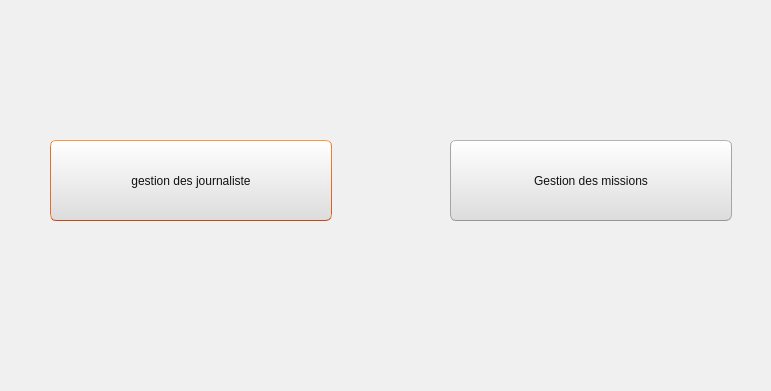
<?xml version="1.0" encoding="UTF-8"?>
<ui version="4.0">
 <class>mission_journaliste</class>
 <widget class="QDialog" name="mission_journaliste">
  <property name="geometry">
   <rect>
    <x>0</x>
    <y>0</y>
    <width>771</width>
    <height>391</height>
   </rect>
  </property>
  <property name="windowTitle">
   <string>Dialog</string>
  </property>
  <property name="styleSheet">
   <string notr="true">QMainWindow {
	background-color:#f0f0f0;
}
QCheckBox {
	padding:2px;
}
QCheckBox:hover {
	border-radius:4px;
	border-style:solid;
	border-width:1px;
	padding-left: 1px;
	padding-right: 1px;
	padding-bottom: 1px;
	padding-top: 1px;
	border-color: rgb(255,150,60);
	background-color:qlineargradient(spread:pad, x1:0.5, y1:1, x2:0.5, y2:0, stop:0 rgba(190, 90, 50, 50), stop:1 rgba(250, 130, 40, 50));
}
QCheckBox::indicator:checked {
	border-radius:4px;
	border-style:solid;
	border-width:1px;
	border-color: rgb(246, 134, 86);
  	background-color:rgb(246, 134, 86)
}
QCheckBox::indicator:unchecked {
	border-radius:4px;
	border-style:solid;
	border-width:1px;
	border-color:rgb(246, 134, 86);
  	background-color:rgb(255,255,255);
}
QColorDialog {
	background-color:#f0f0f0;
}
QComboBox {
	color:rgb(81,72,65);
	background: #ffffff;
}
QComboBox:editable {
	background: #ffffff;
	color: rgb(81,72,65);
	selection-color:rgb(81,72,65);
	selection-background-color: #ffffff;
}
QComboBox QAbstractItemView {
	color:rgb(81,72,65);	
	background: #ffffff;
	selection-color: #ffffff;
	selection-background-color: rgb(246, 134, 86);
}
QComboBox:!editable:on, QComboBox::drop-down:editable:on {
	color:  #1e1d23;	
	background: #ffffff;
}
QDateTimeEdit {
	color:rgb(81,72,65);
	background-color: #ffffff;
}
QDateEdit {
	color:rgb(81,72,65);
	background-color: #ffffff;
}
QDialog {
	background-color:#f0f0f0;
}
QDoubleSpinBox {
	color:rgb(81,72,65);
	background-color: #ffffff;
}
QFontComboBox {
	color:rgb(81,72,65);
	background-color: #ffffff;
}
QLabel {
	color:rgb(17,17,17);
}
QLineEdit {
	background-color:rgb(255,255,255);
	selection-background-color:rgb(236,116,64);
	color:rgb(17,17,17);
}
QMenuBar {
	color:rgb(223,219,210);
	background-color:rgb(65,64,59);
}
QMenuBar::item {
	padding-top:4px;
	padding-left:4px;
	padding-right:4px;
	color:rgb(223,219,210);
	background-color:rgb(65,64,59);
}
QMenuBar::item:selected {
	color:rgb(255,255,255);
	padding-top:2px;
	padding-left:2px;
	padding-right:2px;
	border-top-width:2px;
	border-left-width:2px;
	border-right-width:2px;
	border-top-right-radius:4px;
	border-top-left-radius:4px;
	border-style:solid;
	background-color:rgb(65,64,59);
	border-top-color: rgb(47,47,44);
	border-right-color: qlineargradient(spread:pad, x1:0, y1:1, x2:1, y2:0, stop:0 rgba(90, 87, 78, 255), stop:1 rgba(47,47,44, 255));
	border-left-color:  qlineargradient(spread:pad, x1:1, y1:0, x2:0, y2:0, stop:0 rgba(90, 87, 78, 255), stop:1 rgba(47,47,44, 255));
}
QMenu {
	color:rgb(223,219,210);
	background-color:rgb(65,64,59);
}
QMenu::item {
	color:rgb(223,219,210);
	padding-left:20px;
	padding-top:4px;
	padding-bottom:4px;
	padding-right:10px;
}
QMenu::item:selected {
	color:rgb(255,255,255);
	background-color: qlineargradient(spread:pad, x1:0.5, y1:1, x2:0.5, y2:0, stop:0 rgba(225, 108, 54, 255), stop:1 rgba(246, 134, 86, 255));
	border-style:solid;
	border-width:3px;
	padding-left:17px;
	padding-top:4px;
	padding-bottom:4px;
	padding-right:7px;
	border-bottom-color:qlineargradient(spread:pad, x1:0.5, y1:1, x2:0.5, y2:0, stop:0 rgba(175,85,48,255), stop:1 rgba(236,114,67, 255));
	border-top-color:qlineargradient(spread:pad, x1:0.5, y1:1, x2:0.5, y2:0, stop:0 rgba(253,156,113,255), stop:1 rgba(205,90,46, 255));
	border-right-color:qlineargradient(spread:pad, x1:0, y1:0.5, x2:1, y2:0.5, stop:0 rgba(253,156,113,255), stop:1 rgba(205,90,46, 255));
	border-left-color:qlineargradient(spread:pad, x1:1, y1:0.5, x2:0, y2:0.5, stop:0 rgba(253,156,113,255), stop:1 rgba(205,90,46, 255));
}
QPlainTextEdit {
	border-width: 1px;
	border-style: solid;
	border-color:transparent;
	color:rgb(17,17,17);
	selection-background-color:rgb(236,116,64);
}
QProgressBar {
	text-align: center;
	color: rgb(0, 0, 0);
	border-width: 1px; 
	border-radius: 10px;
	border-style: inset;
	border-color: rgb(150,150,150);
	background-color:rgb(221,221,219);
}
QProgressBar::chunk:horizontal {
	background-color: qlineargradient(spread:pad, x1:0.5, y1:1, x2:0.5, y2:0, stop:0 rgba(225, 108, 54, 255), stop:1 rgba(246, 134, 86, 255));
	border-style: solid;
	border-radius:8px;
	border-width:1px;
	border-bottom-color:qlineargradient(spread:pad, x1:0.5, y1:1, x2:0.5, y2:0, stop:0 rgba(175,85,48,255), stop:1 rgba(236,114,67, 255));
	border-top-color:qlineargradient(spread:pad, x1:0.5, y1:1, x2:0.5, y2:0, stop:0 rgba(253,156,113,255), stop:1 rgba(205,90,46, 255));
	border-right-color:qlineargradient(spread:pad, x1:0, y1:0.5, x2:1, y2:0.5, stop:0 rgba(253,156,113,255), stop:1 rgba(205,90,46, 255));
	border-left-color:qlineargradient(spread:pad, x1:1, y1:0.5, x2:0, y2:0.5, stop:0 rgba(253,156,113,255), stop:1 rgba(205,90,46, 255));
}
QPushButton{
	color:rgb(17,17,17);
	border-width: 1px;
	border-radius: 6px;
	border-bottom-color: rgb(150,150,150);
	border-right-color: rgb(165,165,165);
	border-left-color: rgb(165,165,165);
	border-top-color: rgb(180,180,180);
	border-style: solid;
	padding: 4px;
	background-color: qlineargradient(spread:pad, x1:0.5, y1:1, x2:0.5, y2:0, stop:0 rgba(220, 220, 220, 255), stop:1 rgba(255, 255, 255, 255));
}
QPushButton:hover{
	color:rgb(17,17,17);
	border-width: 1px;
	border-radius:6px;
	border-top-color: rgb(255,150,60);
	border-right-color: qlineargradient(spread:pad, x1:0, y1:1, x2:1, y2:0, stop:0 rgba(200, 70, 20, 255), stop:1 rgba(255,150,60, 255));
	border-left-color:  qlineargradient(spread:pad, x1:1, y1:0, x2:0, y2:0, stop:0 rgba(200, 70, 20, 255), stop:1 rgba(255,150,60, 255));
	border-bottom-color: rgb(200,70,20);
	border-style: solid;
	padding: 2px;
	background-color: qlineargradient(spread:pad, x1:0.5, y1:1, x2:0.5, y2:0, stop:0 rgba(220, 220, 220, 255), stop:1 rgba(255, 255, 255, 255));
}
QPushButton:default{
	color:rgb(17,17,17);
	border-width: 1px;
	border-radius:6px;
	border-top-color: rgb(255,150,60);
	border-right-color: qlineargradient(spread:pad, x1:0, y1:1, x2:1, y2:0, stop:0 rgba(200, 70, 20, 255), stop:1 rgba(255,150,60, 255));
	border-left-color:  qlineargradient(spread:pad, x1:1, y1:0, x2:0, y2:0, stop:0 rgba(200, 70, 20, 255), stop:1 rgba(255,150,60, 255));
	border-bottom-color: rgb(200,70,20);
	border-style: solid;
	padding: 2px;
	background-color: qlineargradient(spread:pad, x1:0.5, y1:1, x2:0.5, y2:0, stop:0 rgba(220, 220, 220, 255), stop:1 rgba(255, 255, 255, 255));
}
QPushButton:pressed{
	color:rgb(17,17,17);
	border-width: 1px;
	border-radius: 6px;
	border-width: 1px;
	border-top-color: rgba(255,150,60,200);
	border-right-color: qlineargradient(spread:pad, x1:0, y1:1, x2:1, y2:0, stop:0 rgba(200, 70, 20, 255), stop:1 rgba(255,150,60, 200));
	border-left-color:  qlineargradient(spread:pad, x1:1, y1:0, x2:0, y2:0, stop:0 rgba(200, 70, 20, 255), stop:1 rgba(255,150,60, 200));
	border-bottom-color: rgba(200,70,20,200);
	border-style: solid;
	padding: 2px;
	background-color: qlineargradient(spread:pad, x1:0.5, y1:0, x2:0.5, y2:1, stop:0 rgba(220, 220, 220, 255), stop:1 rgba(255, 255, 255, 255));
}
QPushButton:disabled{
	color:rgb(174,167,159);
	border-width: 1px;
	border-radius: 6px;
	background-color: qlineargradient(spread:pad, x1:0.5, y1:1, x2:0.5, y2:0, stop:0 rgba(200, 200, 200, 255), stop:1 rgba(230, 230, 230, 255));
}
QRadioButton {
	padding: 1px;
}
QRadioButton::indicator:checked {
	height: 10px;
	width: 10px;
	border-style:solid;
	border-radius:5px;
	border-width: 1px;
	border-color: rgba(246, 134, 86, 255);
	color: #a9b7c6;
	background-color:rgba(246, 134, 86, 255);
}
QRadioButton::indicator:!checked {
	height: 10px;
	width: 10px;
	border-style:solid;
	border-radius:5px;
	border-width: 1px;
	border-color: rgb(246, 134, 86);
	color: #a9b7c6;
	background-color: transparent;
}
QScrollArea {
	color: #FFFFFF;
	background-color:#f0f0f0;
}
QSlider::groove {
	border-style: solid;
	border-width: 1px;
	border-color: rgb(207,207,207);
}
QSlider::groove:horizontal {
	height: 5px;
	background: rgb(246, 134, 86);
}
QSlider::groove:vertical {
	width: 5px;
	background: rgb(246, 134, 86);
}
QSlider::handle:horizontal {
	background: rgb(253,253,253);
	border-style: solid;
	border-width: 1px;
	border-color: rgb(207,207,207);
	width: 12px;
	margin: -5px 0;
	border-radius: 7px;
}
QSlider::handle:vertical {
	background: rgb(253,253,253);
	border-style: solid;
	border-width: 1px;
	border-color: rgb(207,207,207);
	height: 12px;
	margin: 0 -5px;
	border-radius: 7px;
}
QSlider::add-page:horizontal {
 	background: white;
}
QSlider::add-page:vertical {
	background: white;
}
QSlider::sub-page:horizontal {
	background: rgb(246, 134, 86);
}
QSlider::sub-page:vertical {
  	background: rgb(246, 134, 86);
}
QStatusBar {
	color:rgb(81,72,65);
}
QSpinBox {
	color:rgb(81,72,65);
	background-color: #ffffff;
}
QScrollBar:horizontal {
	max-height: 20px;
	border: 1px transparent grey;
	margin: 0px 20px 0px 20px;
}
QScrollBar::handle:horizontal {
	background: rgb(253,253,253);
	border-style: solid;
	border-width: 1px;
	border-color: rgb(207,207,207);
	border-radius: 7px;
	min-width: 25px;
}
QScrollBar::handle:horizontal:hover {
	background: rgb(253,253,253);
	border-style: solid;
	border-width: 1px;
	border-color: rgb(255,150,60);
	border-radius: 7px;
	min-width: 25px;
}
QScrollBar::add-line:horizontal {
  	border: 1px solid;
  	border-color: rgb(207,207,207);
  	border-top-right-radius: 7px;
  	border-top-left-radius: 7px;
  	border-bottom-right-radius: 7px;
  	background: rgb(255, 255, 255);
  	width: 20px;
  	subcontrol-position: right;
  	subcontrol-origin: margin;
}
QScrollBar::add-line:horizontal:hover {
  	border: 1px solid;
  	border-top-right-radius: 7px;
  	border-top-left-radius: 7px;
  	border-bottom-right-radius: 7px;
  	border-color: rgb(255,150,60);
  	background: rgb(255, 255, 255);
  	width: 20px;
  	subcontrol-position: right;
  	subcontrol-origin: margin;
}
QScrollBar::add-line:horizontal:pressed {
  	border: 1px solid grey;
  	border-top-left-radius: 7px;
  	border-top-right-radius: 7px;
  	border-bottom-right-radius: 7px;
  	background: rgb(231,231,231);
  	width: 20px;
  	subcontrol-position: right;
  	subcontrol-origin: margin;
}
QScrollBar::sub-line:horizontal {
  	border: 1px solid;
  	border-color: rgb(207,207,207);
  	border-top-right-radius: 7px;
  	border-top-left-radius: 7px;
  	border-bottom-left-radius: 7px;
  	background: rgb(255, 255, 255);
  	width: 20px;
  	subcontrol-position: left;
  	subcontrol-origin: margin;
}
QScrollBar::sub-line:horizontal:hover {
  	border: 1px solid;
  	border-color: rgb(255,150,60);
  	border-top-right-radius: 7px;
  	border-top-left-radius: 7px;
  	border-bottom-left-radius: 7px;
  	background: rgb(255, 255, 255);
  	width: 20px;
  	subcontrol-position: left;
  	subcontrol-origin: margin;
}
QScrollBar::sub-line:horizontal:pressed {
  	border: 1px solid grey;
  	border-top-right-radius: 7px;
  	border-top-left-radius: 7px;
  	border-bottom-left-radius: 7px;
  	background: rgb(231,231,231);
  	width: 20px;
  	subcontrol-position: left;
  	subcontrol-origin: margin;
}
QScrollBar::left-arrow:horizontal {
  	border: 1px transparent grey;
  	border-top-left-radius: 3px;
  	border-bottom-left-radius: 3px;
  	width: 6px;
  	height: 6px;
  	background: rgb(230,230,230);
}
QScrollBar::right-arrow:horizontal {
	border: 1px transparent grey;
	border-top-right-radius: 3px;
	border-bottom-right-radius: 3px;
  	width: 6px;
  	height: 6px;
 	background: rgb(230,230,230);
}
QScrollBar::add-page:horizontal, QScrollBar::sub-page:horizontal {
 	background: none;
} 
QScrollBar:vertical {
	max-width: 20px;
	border: 1px transparent grey;
	margin: 20px 0px 20px 0px;
}
QScrollBar::add-line:vertical {
	border: 1px solid;
	border-color: rgb(207,207,207);
	border-bottom-right-radius: 7px;
	border-bottom-left-radius: 7px;
	border-top-left-radius: 7px;
	background: rgb(255, 255, 255);
  	height: 20px;
  	subcontrol-position: bottom;
  	subcontrol-origin: margin;
}
QScrollBar::add-line:vertical:hover {
  	border: 1px solid;
  	border-color: rgb(255,150,60);
  	border-bottom-right-radius: 7px;
  	border-bottom-left-radius: 7px;
  	border-top-left-radius: 7px;
  	background: rgb(255, 255, 255);
  	height: 20px;
  	subcontrol-position: bottom;
  	subcontrol-origin: margin;
}
QScrollBar::add-line:vertical:pressed {
  	border: 1px solid grey;
  	border-bottom-left-radius: 7px;
  	border-bottom-right-radius: 7px;
  	border-top-left-radius: 7px;
  	background: rgb(231,231,231);
  	height: 20px;
  	subcontrol-position: bottom;
  	subcontrol-origin: margin;
}
QScrollBar::sub-line:vertical {
  	border: 1px solid;
  	border-color: rgb(207,207,207);
  	border-top-right-radius: 7px;
  	border-top-left-radius: 7px;
  	border-bottom-left-radius: 7px;
  	background: rgb(255, 255, 255);
  	height: 20px;
  	subcontrol-position: top;
  	subcontrol-origin: margin;
}
QScrollBar::sub-line:vertical:hover {
  	border: 1px solid;
  	border-color: rgb(255,150,60);
  	border-top-right-radius: 7px;
  	border-top-left-radius: 7px;
  	border-bottom-left-radius: 7px;
	background: rgb(255, 255, 255);
  	height: 20px;
  	subcontrol-position: top;
  	subcontrol-origin: margin;
}
QScrollBar::sub-line:vertical:pressed {
  	border: 1px solid grey;
  	border-top-left-radius: 7px;
  	border-top-right-radius: 7px;
  	background: rgb(231,231,231);
 	height: 20px;
  	subcontrol-position: top;
  	subcontrol-origin: margin;
}
QScrollBar::handle:vertical {
	background: rgb(253,253,253);
	border-style: solid;
	border-width: 1px;
	border-color: rgb(207,207,207);
	border-radius: 7px;
	min-height: 25px;
}
QScrollBar::handle:vertical:hover {
	background: rgb(253,253,253);
	border-style: solid;
	border-width: 1px;
	border-color: rgb(255,150,60);
	border-radius: 7px;
	min-height: 25px;
}
QScrollBar::up-arrow:vertical {
	border: 1px transparent grey;
  	border-top-left-radius: 3px;
	border-top-right-radius: 3px;
  	width: 6px;
  	height: 6px;
  	background: rgb(230,230,230);
}
QScrollBar::down-arrow:vertical {
  	border: 1px transparent grey;
  	border-bottom-left-radius: 3px;
  	border-bottom-right-radius: 3px;
  	width: 6px;
  	height: 6px;
  	background: rgb(230,230,230);
}
QScrollBar::add-page:vertical, QScrollBar::sub-page:vertical {
  	background: none;
}
QTabWidget {
	color:rgb(0,0,0);
	background-color:rgb(247,246,246);
}
QTabWidget::pane {
	border-color: rgb(180,180,180);
	background-color:rgb(247,246,246);
	border-style: solid;
	border-width: 1px;
  	border-radius: 6px;
}
QTabBar::tab {
	padding-left:4px;
	padding-right:4px;
	padding-bottom:2px;
	padding-top:2px;
	color:rgb(81,72,65);
  	background-color: qlineargradient(spread:pad, x1:0.5, y1:1, x2:0.5, y2:0, stop:0 rgba(221,218,217,255), stop:1 rgba(240,239,238,255));
	border-style: solid;
	border-width: 1px;
  	border-top-right-radius:4px;
	border-top-left-radius:4px;
	border-top-color: rgb(180,180,180);
	border-left-color: rgb(180,180,180);
	border-right-color: rgb(180,180,180);
	border-bottom-color: transparent;
}
QTabBar::tab:selected, QTabBar::tab:last:selected, QTabBar::tab:hover {
  	background-color:rgb(247,246,246);
  	margin-left: 0px;
  	margin-right: 1px;
}
QTabBar::tab:!selected {
	margin-top: 1px;
	margin-right: 1px;
}
QTextEdit {
	border-width: 1px;
	border-style: solid;
	border-color:transparent;
	color:rgb(17,17,17);
	selection-background-color:rgb(236,116,64);
}
QTimeEdit {
	color:rgb(81,72,65);
	background-color: #ffffff;
}
QToolBox {
	color:rgb(81,72,65);
	background-color: #ffffff;
}
QToolBox::tab {
	color:rgb(81,72,65);
	background-color: #ffffff;
}
QToolBox::tab:selected {
	color:rgb(81,72,65);
	background-color: #ffffff;
}</string>
  </property>
  <widget class="QPushButton" name="pushButton">
   <property name="enabled">
    <bool>true</bool>
   </property>
   <property name="geometry">
    <rect>
     <x>50</x>
     <y>140</y>
     <width>282</width>
     <height>81</height>
    </rect>
   </property>
   <property name="styleSheet">
    <string notr="true">font: 75 16pt &quot;Roboto&quot;;</string>
   </property>
   <property name="text">
    <string>gestion des journaliste</string>
   </property>
  </widget>
  <widget class="QPushButton" name="pushButton_2">
   <property name="enabled">
    <bool>true</bool>
   </property>
   <property name="geometry">
    <rect>
     <x>450</x>
     <y>140</y>
     <width>282</width>
     <height>81</height>
    </rect>
   </property>
   <property name="styleSheet">
    <string notr="true">font: 75 16pt &quot;Roboto&quot;;</string>
   </property>
   <property name="text">
    <string>Gestion des missions</string>
   </property>
  </widget>
 </widget>
 <resources/>
 <connections/>
</ui>
